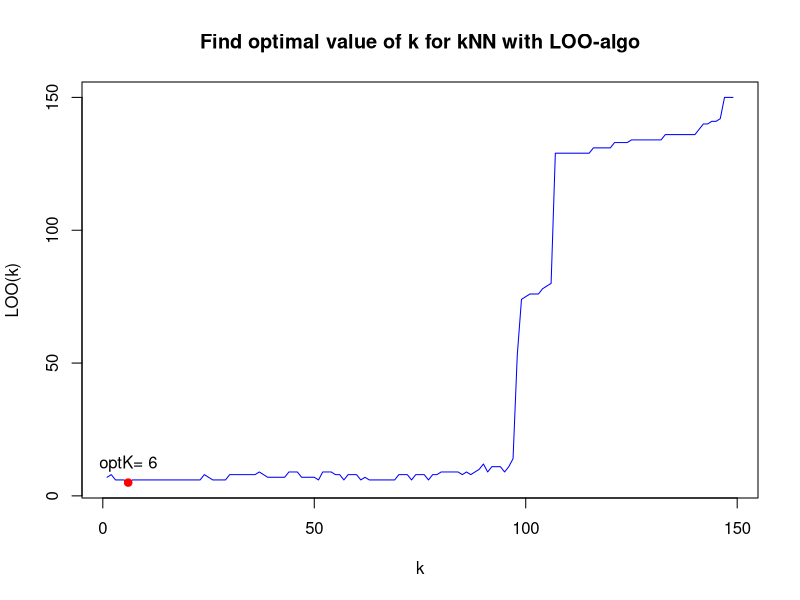

Generate this figure with R: (Note: a time limit stopped this script after it produced the figure.)
eucDist <- function(u,v) {  #функция расстояния между парой точек
  return (sqrt(sum((u-v)^2)))
}
colors <- c("setosa"="pink1","versicolor"="gold","virginica"="skyblue1")
sortObjbyDist <- function(xl,z,metricFunc=eucDist) {  #функция сортировки массива по расстоянию до z
  l <- dim(xl)[1]
  n <- dim(xl)[2]-1
  dist <- matrix(NA,l,2)
  for (i in 1:l) {
    dist[i, ] <- c(i, metricFunc(xl[i,1:n],z))  #создание списка пар (номер объекта, расстояние до z)
  }
  orderedXl <- xl[order(dist[ ,2]), ]   #сортировка списка объектов
  return (orderedXl)
}
kNN <- function(xl,z,k) {   #функция выбора класса методов kNN
  orderedXl <- sortObjbyDist(xl,z)
  n <- dim(orderedXl)[2]-1
  classes <- orderedXl[1:k,n+1]   #получает список видов для ближайших k объектов
  counts <- table(classes)   #строить из них таблицу количество цветов каждого вида
  class <- names(which.max(counts))   #выбирает тот вид, у которого больше всего представителей
  return (class)
}
determKNN_LOO <- function(xl) {   #определение оптимального k методом LOO
  l <- dim(xl)[1]
  n <- dim(xl)[2]-1
  maxK <- l-1
  errorForK <- matrix(0.0,maxK,1)
  for (i in 1:l) {  #перебираем каждый элемент
    obj <- xl[i, ]
    newXl <- xl[-i, ]  #убираем его из выборки
    z <- obj[1:n]
    orderedXl <- sortObjbyDist(newXl,z)  #находим расстояния до всех объектов
    classes <- c("setosa"=0,"versicolor"=0,"virginica"=0)
    print(i)
    for (k in 1:maxK) {   #перебираем значение k
      classes[orderedXl[k,n+1]] <- classes[orderedXl[k,n+1]]+1  #добавляем k-ый элемент в свою группу
      class <- names(which.max(classes))  #выбирает тот вид, у которого больше всего представителей
      if (class!=obj[n+1]) {   #если произошла ошибка классификации
        errorForK[k]=errorForK[k]+1   #то увиличиваем для данного k значение ошибки
      }
    }
  }
  LOO <- matrix(NA,maxK,2)
  for (k in 1:maxK) {
    LOO[k, ] <- c(k,errorForK[k])   #строим массив пар (номер, число ошибок)
  }
  optK <- which.min(errorForK)  #выбираем оптимальное k
  plot(LOO,pch=1,type="l",col="blue",xlab="k",ylab="LOO(k)",main="Find optimal value of k for kNN with LOO-algo")
  points(optK,LOO[optK,2],pch=21,bg="red",col="red")
  res <- paste("optK=",optK)   #готовит подпись для графика
  text(optK,LOO[optK,2]+7,labels=res)
  return (optK)
}
main <- function() {
  parOne <- 3   #чтобы можно было легко поменять параметры
  parTwo <- 4
  titles <- dimnames(iris)[2]
  xname <- titles[[1]][parOne]   #названия для подписей на карте
  yname <- titles[[1]][parTwo]
  xl <- iris[ ,c(parOne,parTwo,5)]   #построение выборки
  xMin <- xl[which.min(xl[ ,1]),1]   #нахождение минимального и максимальнго иксов
  xMax <- xl[which.max(xl[ ,1]),1]
  X <- seq(from=xMin,to=xMax,by=0.1)   #список всех иксов на карте
  xLen <- length(X)
  yMin <- xl[which.min(xl[ ,2]),2]   #нахождение минимального и максимального игриков
  yMax <- xl[which.max(xl[ ,2]),2]
  Y <- seq(from=yMin,to=yMax,by=0.1)   #список всех игриков на карте
  yLen <-length(Y)
  flowers <- matrix(NA,xLen,yLen)
  positions <- matrix(NA,xLen*yLen,2)
  optK <- determKNN_LOO(xl)   #находим оптимальное k
  cnt <- 1
  for (i in 1:yLen) {
    print(Y[i])
    for (j in 1:xLen) {
      z <- c(X[j],Y[i])
      positions[cnt, ] <- z   #запоминаем координаты объекта
      flowers[j,i] <- kNN(xl,z,optK)   #находим предположительный класс методом kNN
      cnt <- cnt+1
    }
  }
  plot(positions,pch=1,bg="white",col=colors[flowers],asp=1,main="Map of kNN for optimal K",xlab=xname,ylab=yname)
  points(iris[ ,c(3,4)],pch=21,bg=colors[iris$Species],col=colors[iris$Species],asp=1)
}
main()
